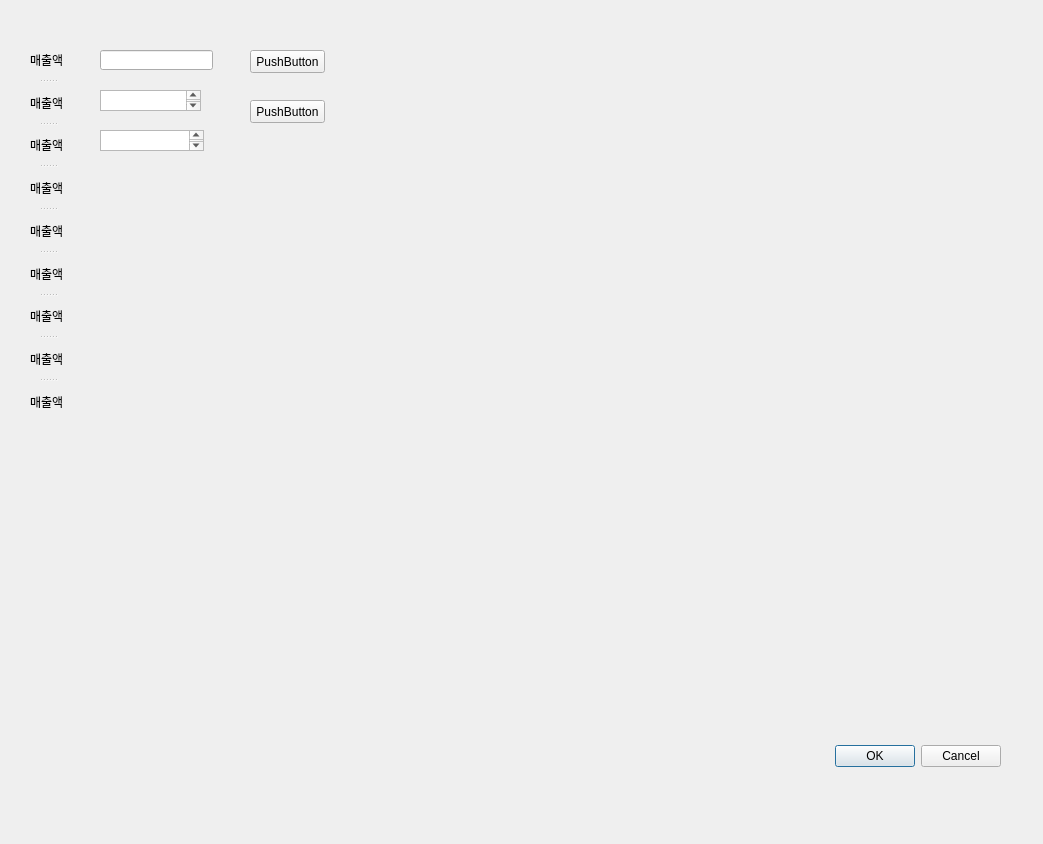
<?xml version="1.0" encoding="UTF-8"?>
<ui version="4.0">
 <class>Dialog</class>
 <widget class="QDialog" name="Dialog">
  <property name="geometry">
   <rect>
    <x>0</x>
    <y>0</y>
    <width>1043</width>
    <height>844</height>
   </rect>
  </property>
  <property name="windowTitle">
   <string>Dialog</string>
  </property>
  <widget class="QDialogButtonBox" name="buttonBox">
   <property name="geometry">
    <rect>
     <x>660</x>
     <y>740</y>
     <width>341</width>
     <height>32</height>
    </rect>
   </property>
   <property name="orientation">
    <enum>Qt::Horizontal</enum>
   </property>
   <property name="standardButtons">
    <set>QDialogButtonBox::Cancel|QDialogButtonBox::Ok</set>
   </property>
  </widget>
  <widget class="QLineEdit" name="lineEdit">
   <property name="geometry">
    <rect>
     <x>100</x>
     <y>50</y>
     <width>113</width>
     <height>20</height>
    </rect>
   </property>
   <property name="text">
    <string/>
   </property>
  </widget>
  <widget class="QTextEdit" name="textEdit">
   <property name="geometry">
    <rect>
     <x>100</x>
     <y>90</y>
     <width>101</width>
     <height>21</height>
    </rect>
   </property>
  </widget>
  <widget class="QTextEdit" name="textEdit_2">
   <property name="geometry">
    <rect>
     <x>100</x>
     <y>130</y>
     <width>104</width>
     <height>21</height>
    </rect>
   </property>
  </widget>
  <widget class="QPushButton" name="pushButton">
   <property name="geometry">
    <rect>
     <x>250</x>
     <y>50</y>
     <width>75</width>
     <height>23</height>
    </rect>
   </property>
   <property name="text">
    <string>PushButton</string>
   </property>
  </widget>
  <widget class="QPushButton" name="pushButton_2">
   <property name="geometry">
    <rect>
     <x>250</x>
     <y>100</y>
     <width>75</width>
     <height>23</height>
    </rect>
   </property>
   <property name="text">
    <string>PushButton</string>
   </property>
  </widget>
  <widget class="QSplitter" name="splitter">
   <property name="geometry">
    <rect>
     <x>30</x>
     <y>40</y>
     <width>36</width>
     <height>381</height>
    </rect>
   </property>
   <property name="orientation">
    <enum>Qt::Vertical</enum>
   </property>
   <widget class="QLabel" name="label">
    <property name="text">
     <string>매출액</string>
    </property>
   </widget>
   <widget class="QLabel" name="label_2">
    <property name="text">
     <string>매출액</string>
    </property>
   </widget>
   <widget class="QLabel" name="label_3">
    <property name="text">
     <string>매출액</string>
    </property>
   </widget>
   <widget class="QLabel" name="label_4">
    <property name="text">
     <string>매출액</string>
    </property>
   </widget>
   <widget class="QLabel" name="label_6">
    <property name="text">
     <string>매출액</string>
    </property>
   </widget>
   <widget class="QLabel" name="label_5">
    <property name="text">
     <string>매출액</string>
    </property>
   </widget>
   <widget class="QLabel" name="label_7">
    <property name="text">
     <string>매출액</string>
    </property>
   </widget>
   <widget class="QLabel" name="label_8">
    <property name="text">
     <string>매출액</string>
    </property>
   </widget>
   <widget class="QLabel" name="label_9">
    <property name="text">
     <string>매출액</string>
    </property>
   </widget>
  </widget>
 </widget>
 <resources/>
 <connections>
  <connection>
   <sender>buttonBox</sender>
   <signal>accepted()</signal>
   <receiver>Dialog</receiver>
   <slot>accept()</slot>
   <hints>
    <hint type="sourcelabel">
     <x>878</x>
     <y>754</y>
    </hint>
    <hint type="destinationlabel">
     <x>157</x>
     <y>274</y>
    </hint>
   </hints>
  </connection>
  <connection>
   <sender>buttonBox</sender>
   <signal>rejected()</signal>
   <receiver>Dialog</receiver>
   <slot>reject()</slot>
   <hints>
    <hint type="sourcelabel">
     <x>946</x>
     <y>760</y>
    </hint>
    <hint type="destinationlabel">
     <x>286</x>
     <y>274</y>
    </hint>
   </hints>
  </connection>
  <connection>
   <sender>pushButton_2</sender>
   <signal>clicked()</signal>
   <receiver>lineEdit</receiver>
   <slot>redo()</slot>
   <hints>
    <hint type="sourcelabel">
     <x>278</x>
     <y>107</y>
    </hint>
    <hint type="destinationlabel">
     <x>188</x>
     <y>69</y>
    </hint>
   </hints>
  </connection>
  <connection>
   <sender>pushButton</sender>
   <signal>clicked()</signal>
   <receiver>textEdit_2</receiver>
   <slot>copy()</slot>
   <hints>
    <hint type="sourcelabel">
     <x>279</x>
     <y>61</y>
    </hint>
    <hint type="destinationlabel">
     <x>191</x>
     <y>140</y>
    </hint>
   </hints>
  </connection>
  <connection>
   <sender>textEdit_2</sender>
   <signal>textChanged()</signal>
   <receiver>textEdit</receiver>
   <slot>copy()</slot>
   <hints>
    <hint type="sourcelabel">
     <x>131</x>
     <y>131</y>
    </hint>
    <hint type="destinationlabel">
     <x>146</x>
     <y>91</y>
    </hint>
   </hints>
  </connection>
 </connections>
</ui>
